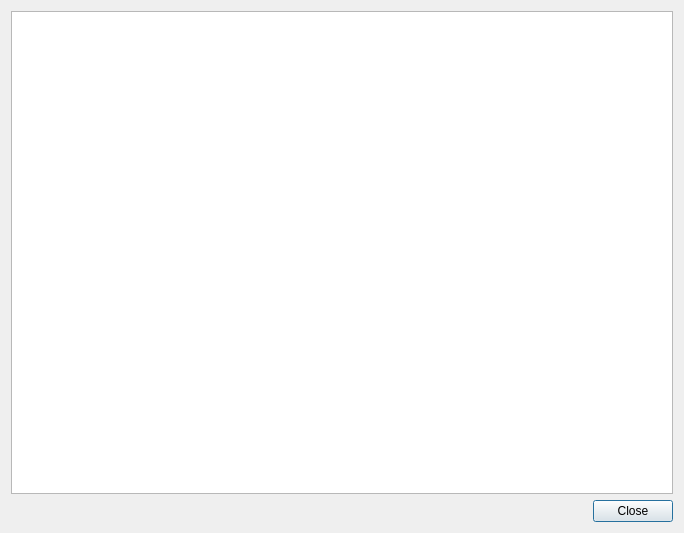
<?xml version="1.0" encoding="UTF-8"?>
<ui version="4.0">
 <class>About</class>
 <widget class="QDialog" name="About">
  <property name="geometry">
   <rect>
    <x>0</x>
    <y>0</y>
    <width>684</width>
    <height>533</height>
   </rect>
  </property>
  <property name="windowTitle">
   <string>Form</string>
  </property>
  <layout class="QVBoxLayout" name="verticalLayout">
   <item>
    <widget class="QTextBrowser" name="textBrowser"/>
   </item>
   <item>
    <layout class="QHBoxLayout" name="horizontalLayout">
     <item>
      <spacer name="horizontalSpacer">
       <property name="orientation">
        <enum>Qt::Horizontal</enum>
       </property>
       <property name="sizeHint" stdset="0">
        <size>
         <width>40</width>
         <height>20</height>
        </size>
       </property>
      </spacer>
     </item>
     <item>
      <widget class="QPushButton" name="pushButton">
       <property name="text">
        <string>Close</string>
       </property>
      </widget>
     </item>
    </layout>
   </item>
  </layout>
 </widget>
 <resources/>
 <connections/>
</ui>
